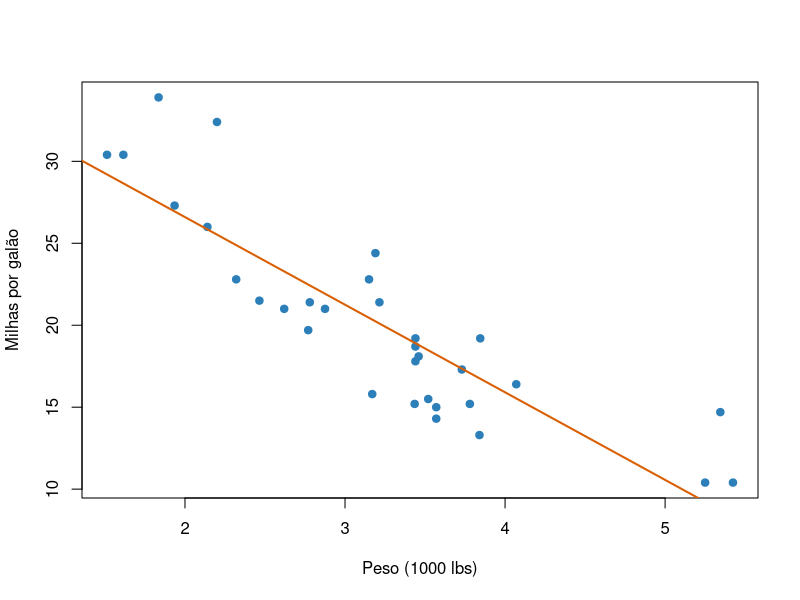
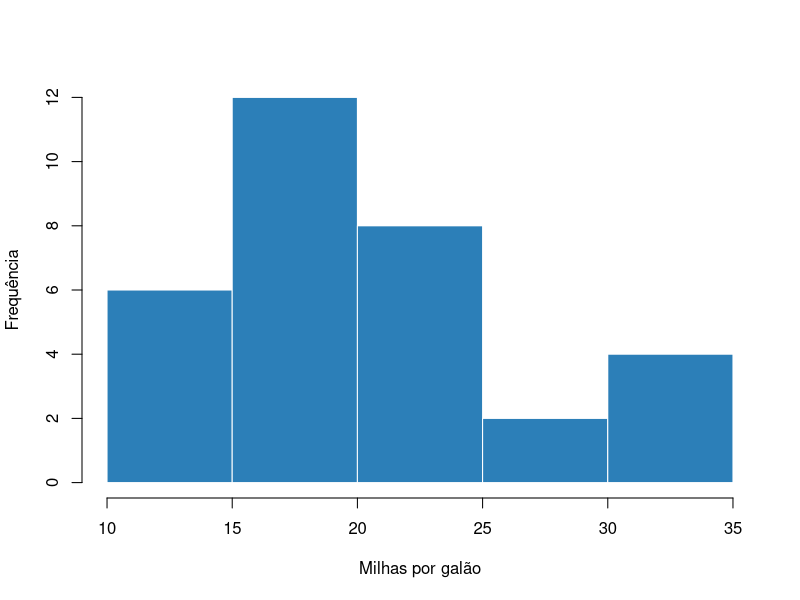
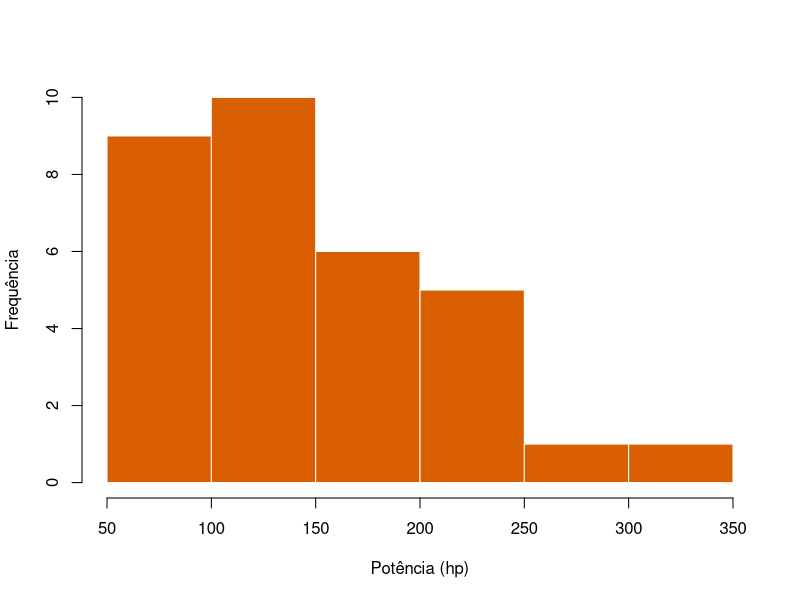
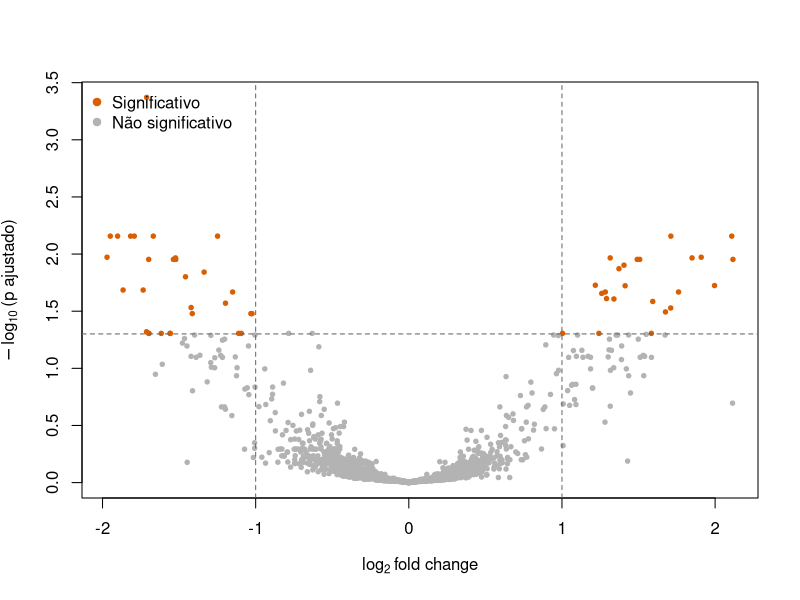
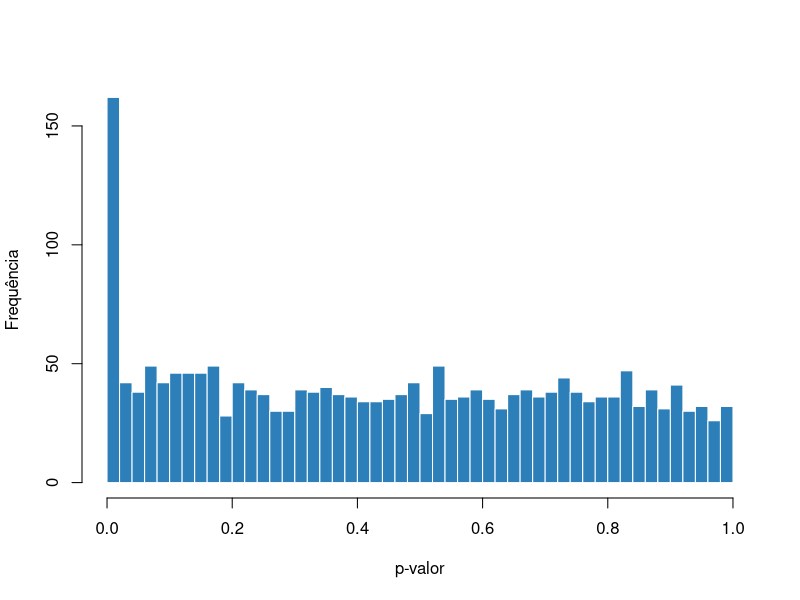
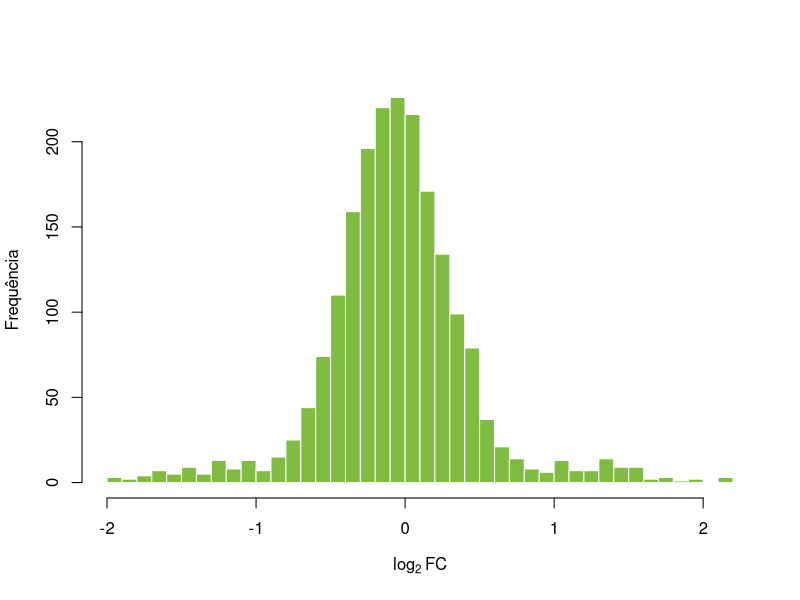
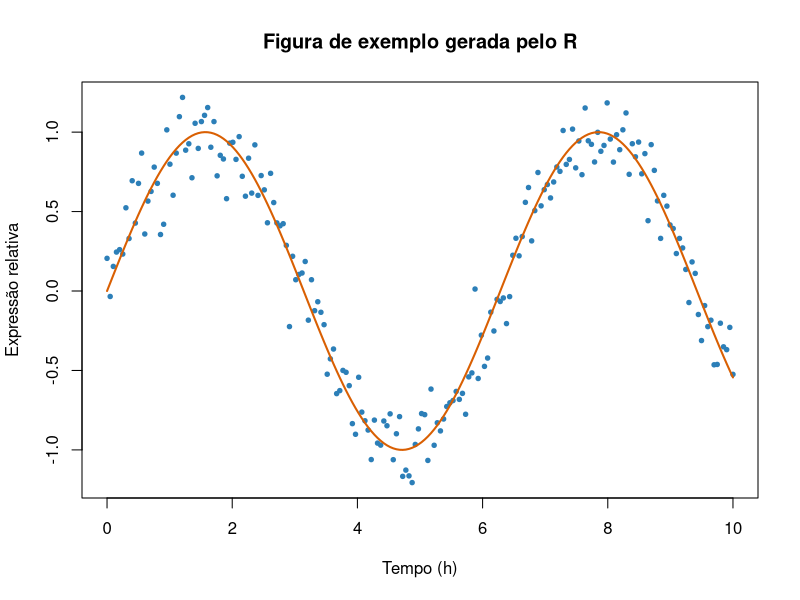

Write R code to recreate these figures, in order.
## ---- chunk 1
#| label: setup-oculto
#| include: false

# Gera uma imagem de exemplo usada na seção de Markdown,
# para que o material seja 100% autocontido (sem arquivos externos).
dir.create("imagens", showWarnings = FALSE)
png("imagens/exemplo-expressao.png", width = 900, height = 550, res = 110)
set.seed(42)
x <- seq(0, 10, length.out = 200)
plot(x, sin(x) + rnorm(200, sd = 0.15),
     type = "p", pch = 19, cex = 0.6, col = "#2C7FB8",
     xlab = "Tempo (h)", ylab = "Expressão relativa",
     main = "Figura de exemplo gerada pelo R")
lines(x, sin(x), lwd = 2, col = "#D95F02")
dev.off()
## ---- chunk 2
#| label: exemplo
#| echo: true
1 + 1
## ---- chunk 3
#| label: media-simples
#| echo: true
x <- c(12, 15, 9, 22, 18)
mean(x)
## ---- chunk 4
#| label: dados-inline
#| include: false
set.seed(2026)
expressao <- rnorm(120, mean = 8.4, sd = 1.9)
## ---- chunk 5
#| label: fig-dispersao
#| fig-cap: "Relação entre peso e consumo no conjunto de dados `mtcars`."
#| fig-width: 6
#| fig-height: 4

plot(mtcars$wt, mtcars$mpg,
     pch = 19, col = "#2C7FB8",
     xlab = "Peso (1000 lbs)", ylab = "Milhas por galão")
abline(lm(mpg ~ wt, data = mtcars), col = "#D95F02", lwd = 2)
## ---- chunk 6
#| label: fig-painel
#| fig-cap: "Distribuições das variáveis do `mtcars`."
#| fig-subcap:
#|   - "Consumo"
#|   - "Potência"
#| layout-ncol: 2
#| fig-width: 4.5
#| fig-height: 3.5

hist(mtcars$mpg, col = "#2C7FB8", border = "white",
     main = "", xlab = "Milhas por galão", ylab = "Frequência")
hist(mtcars$hp, col = "#D95F02", border = "white",
     main = "", xlab = "Potência (hp)", ylab = "Frequência")
## ---- chunk 7
#| label: tbl-mtcars
#| tbl-cap: "Primeiras linhas do conjunto `mtcars`."

knitr::kable(
  head(mtcars[, c("mpg", "cyl", "hp", "wt")], 6),
  col.names = c("Consumo", "Cilindros", "Potência", "Peso"),
  digits = 2
)
## ---- chunk 8
#| label: setup-ex5
#| include: false

library(knitr)

## ---- chunk 9
#| label: simulacao
#| code-summary: "Simulação da matriz de contagens"


set.seed(2026)
n_genes <- 2000
n_por_grupo <- 6
n_de <- 150

# Contagens de base (distribuição binomial negativa, como em RNA-seq real)
mu_base <- rgamma(n_genes, shape = 2, scale = 60)

contagens <- sapply(seq_len(2 * n_por_grupo), function(j) {
  rnbinom(n_genes, mu = mu_base, size = 8)
})

genes <- sprintf("GENE%04d", seq_len(n_genes))
amostras <- c(paste0("CTRL_", 1:n_por_grupo),
              paste0("TRAT_", 1:n_por_grupo))
rownames(contagens) <- genes
colnames(contagens) <- amostras

grupo <- factor(rep(c("controle", "tratado"), each = n_por_grupo))

# Genes verdadeiramente diferenciais: aplicamos um efeito nas amostras tratadas
genes_de <- sample(seq_len(n_genes), n_de)
efeito <- sample(c(2.5, 0.4), n_de, replace = TRUE)   # up e down
colunas_tratadas <- which(grupo == "tratado")

contagens[genes_de, colunas_tratadas] <-
  round(contagens[genes_de, colunas_tratadas] * efeito)

dim(contagens)
## ---- chunk 10
#| label: analise-de
#| cache: true
#| dependson: ["simulacao"]
#| code-summary: "Normalização (CPM) e teste t por gene"

# CPM em escala log2
tamanho_biblioteca <- colSums(contagens)
cpm <- t(t(contagens) / tamanho_biblioteca) * 1e6
log_cpm <- log2(cpm + 1)

# Filtro de genes de baixa expressão
expressos <- rowMeans(cpm) > 1
log_cpm_f <- log_cpm[expressos, ]

media_ctrl <- rowMeans(log_cpm_f[, grupo == "controle"])
media_trat <- rowMeans(log_cpm_f[, grupo == "tratado"])
log2fc <- media_trat - media_ctrl

pvalor <- apply(log_cpm_f, 1, function(y) {
  # tryCatch protege contra genes com variância zero em algum grupo
  tryCatch(
    stats::t.test(y[grupo == "tratado"], y[grupo == "controle"])$p.value,
    error = function(e) NA_real_
  )
})

resultados <- data.frame(
  gene   = rownames(log_cpm_f),
  log2FC = log2fc,
  pvalor = pvalor,
  padj   = p.adjust(pvalor, method = "BH"),
  row.names = NULL
)

resultados <- resultados[!is.na(resultados$pvalor), ]
resultados <- resultados[order(resultados$padj), ]
head(resultados, 3)
## ---- chunk 11
#| label: sumario-numeros
#| include: false

sig <- subset(resultados, padj < 0.05 & abs(log2FC) > 1)
n_sig  <- nrow(sig)
n_up   <- sum(sig$log2FC > 0)
n_down <- sum(sig$log2FC < 0)
menor_p <- signif(min(resultados$padj), 3)
n_testados <- nrow(resultados)
## ---- chunk 12
#| label: tbl-top-genes
#| tbl-cap: "Dez genes com menor p-valor ajustado."

top10 <- head(resultados, 10)
top10$pvalor <- signif(top10$pvalor, 3)
top10$padj   <- signif(top10$padj, 3)
top10$log2FC <- round(top10$log2FC, 2)

knitr::kable(
  top10,
  col.names = c("Gene", "log2FC", "p-valor", "p-ajustado"),
  align = c("l", "r", "r", "r")
)
## ---- chunk 13
#| label: fig-volcano
#| fig-cap: "Volcano plot dos genes testados. Em laranja, genes com p-ajustado < 0,05 e |log2FC| > 1."
#| fig-alt: "Gráfico de dispersão com log2 fold change no eixo x e menos log10 do p-ajustado no eixo y, formando um padrão em V."
#| fig-width: 7
#| fig-height: 5

cor <- ifelse(resultados$padj < 0.05 & abs(resultados$log2FC) > 1,
              "#D95F02", "grey70")

plot(resultados$log2FC, -log10(resultados$padj),
     pch = 19, cex = 0.6, col = cor,
     xlab = expression(log[2]~"fold change"),
     ylab = expression(-log[10]~"(p ajustado)"),
     main = "")
abline(h = -log10(0.05), lty = 2, col = "grey40")
abline(v = c(-1, 1), lty = 2, col = "grey40")
legend("topleft", bty = "n", pch = 19, col = c("#D95F02", "grey70"),
       legend = c("Significativo", "Não significativo"))
## ---- chunk 14
#| label: fig-diagnostico
#| fig-cap: "Diagnóstico da análise."
#| fig-subcap:
#|   - "Distribuição dos p-valores brutos"
#|   - "Distribuição dos log2 fold changes"
#| layout-ncol: 2
#| fig-width: 4.5
#| fig-height: 3.5

hist(resultados$pvalor, breaks = 40, col = "#2C7FB8", border = "white",
     main = "", xlab = "p-valor", ylab = "Frequência")

hist(resultados$log2FC, breaks = 40, col = "#7FBC41", border = "white",
     main = "", xlab = expression(log[2]~"FC"), ylab = "Frequência")
## ---- chunk 15
#| label: session-info
#| code-fold: true
#| code-summary: "Ver informações da sessão"

sessionInfo()
